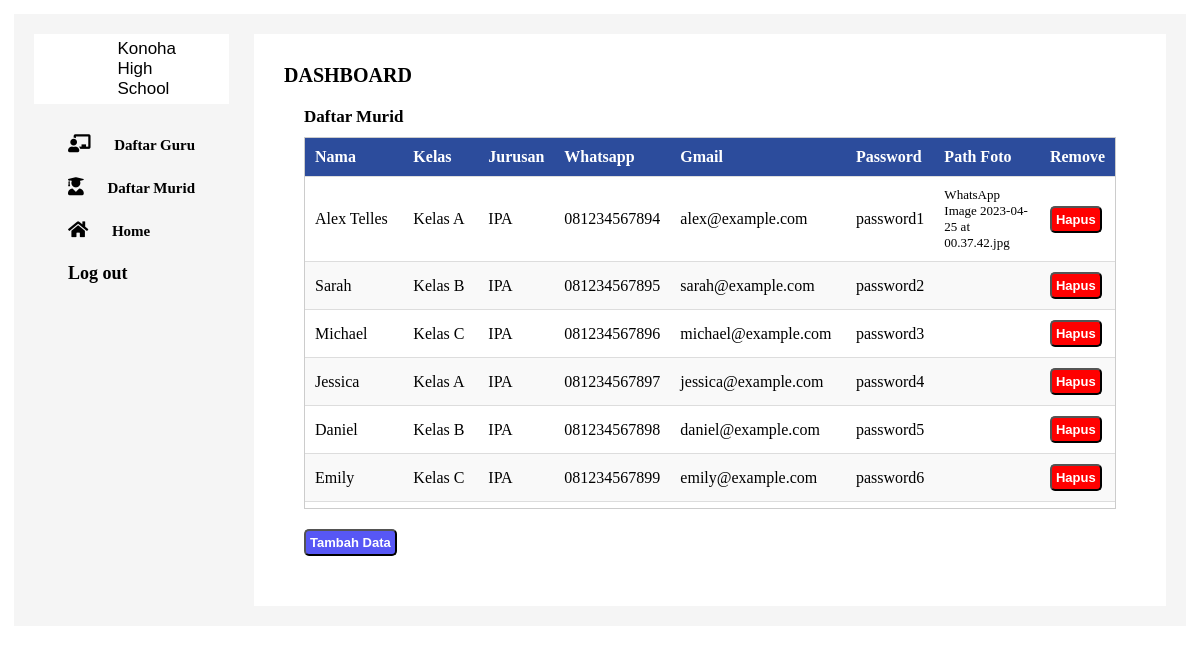
The page /dashboard/murid/index.php on the database its author committed.
### tables this page shows
CREATE TABLE `murid` (
  `id` int(11) NOT NULL,
  `nama` varchar(50) DEFAULT NULL,
  `kelas` varchar(20) DEFAULT NULL,
  `whatsapp` varchar(15) DEFAULT NULL,
  `email` varchar(50) DEFAULT NULL,
  `password` varchar(50) DEFAULT NULL,
  `jurusan` varchar(100) NOT NULL DEFAULT 'IPA',
  `foto` varchar(255) DEFAULT NULL
);

### dashboard/murid/index.php (the view, shortened to what this page needs)
<!DOCTYPE html>
<html lang="en">
  <head>
    <link rel="stylesheet" href="https://cdnjs.cloudflare.com/ajax/libs/font-awesome/5.15.4/css/all.min.css">
  </head>
  <body style="padding: 14px">
    <div
      style="
        display: flex;
        flex-direction: row;
        background-color: whitesmoke;
        gap: 25px;
        padding: 20px;
      "
    >
      <div
        style="
          width: 19%;
          align-items: center;
          display: flex;
          flex-direction: column;
        "
      >
        <div
          class="logo"
          style="
            display: flex;
            justify-content: center;
            align-items: center;
            margin-bottom: 20px;
            background-color: white;
            padding: 5px 30px;
          "
        >
          <div
            style="
              width: 60px;
              height: 60px;
              object-fit: cover;
              overflow: hidden;
            "
          >
          </div>
          <div
            style="
              display: flex;
              flex-direction: column;
              font-size: 17px;
              font-family: 'Trebuchet MS', sans-serif;
            "
          >
            <div>Konoha</div>
            <div>High School</div>
          </div>
        </div>
        <nav
          style="
            display: flex;
            gap: 15px;
            flex-direction: column;
            justify-content: center;
            align-items: center;
          "
        >
        <div style="display: flex;flex-direction: column;gap:4px">
          <i class='fas fa-chalkboard-teacher' style='font-size:18px'><span>
            <a href="../guru/index.php">Daftar Guru</a>
          </span></i>
          <i class='fas fa-user-graduate' style='font-size:18px'><span>
            <a href="index.php">Daftar Murid</a>
          </span></i>
          <i class="fa fa-home" style='font-size:18px'><span>
            <a href="../../home.php">Home</a>
          </span></i>
          <i class="fa fa-sign-out" style="font-size:18px">
            <a href="../../auth_logout.php">Log out</a>
          </i>
        </div>
        </nav>
      </div>
      <div style="background-color: white; width: 83%; padding: 30px">
        <div style="font-size: 20px; font-weight: bold">DASHBOARD</div>
        <div style="padding: 20px">
          <div style="font-size: 17px; font-weight: bold; margin-bottom: 10px">
            Daftar Murid
          </div>
          <div class="table-container">
            <table>
              <thead>
                <tr>
                  <th style="width: 200px;">Nama</th>
                  <th style="width: 150px;">Kelas</th>
                  <th>Jurusan</th>
                  <th>Whatsapp</th>
                  <th>Gmail</th>
                  <th>Password</th>
                  <th style="width: 200px;">Path Foto</th>
                  <th>Remove</th>
                </tr>
              </thead>
              <tbody id="table-body">
                <?php
                include "../../koneksi.php";
                $sql = "SELECT * FROM murid";
                $result = $conn->query($sql);
                if ($result->num_rows > 0) {
                    while($row = $result->fetch_assoc()) {
                ?>
                        <tr>
                            <td><a href="update.php?id=<?php echo $row["id"] ?>"><?= $row["nama"] ?></a></td>
                            <td><?= $row["kelas"] ?></td>
                            <td><?= $row["jurusan"] ?></td>
                            <td><?= $row["whatsapp"] ?></td>
                            <td><?= $row["email"] ?></td>
                            <td><?= $row["password"] ?></td>
                            <td style="font-size: 13px;"><?= $row["foto"] ?></td>
                            <td><button onclick="haddledelete(<?php echo $row['id']; ?>)">Hapus</button></td>
                        </tr>
                <?php
                    }
                } else {
                    echo "<tr><td colspan='7'>Tidak ada data guru</td></tr>";
                }
                ?>
              </tbody>
            </table>
          </div>
          <button style="margin-top: 20px;" onclick="window.location.href=`adddata.php`">Tambah Data</button>
        </div>
      </div>
    </div>
  </body>
</html>

### dashboard/murid/index.php (style rules this page uses)
body { font-family: Tahoma; margin: 0; padding: 0; }
.table-container { max-height: 370px; overflow-y: auto; overflow-x: hidden; border: 1px solid #ccc; }
table { width: 100%; border-collapse: collapse; }
table th, table td { padding: 10px; text-align: left; border-bottom: 1px solid #ddd; }
thead { color: white; background-color: #2c4c9c; font-weight: bold; position: sticky; top: 0; }
tbody tr:nth-child(even) { background-color: #f9f9f9; }
span { font-family: Tahoma; margin-left: 20px; font-size: 15px; }
button { padding: 4px; border-radius: 5px; background-color: rgb(87, 87, 245); color: white; font-weight: bold; font-size: small; cursor: pointer; }
table button { background-color: red; }
a { text-decoration: none; color: black; }
i { padding: 10px 20px; }

### rows shown on the page
murid: nama "Alex Telles", kelas "Kelas A", jurusan "IPA", whatsapp "081234567894", email "alex@example.com", password "password1", foto "WhatsApp Image 2023-04-25 at 00.37.42.jpg"
murid: nama "Sarah", kelas "Kelas B", jurusan "IPA", whatsapp "081234567895", email "sarah@example.com", password "password2"
murid: nama "Michael", kelas "Kelas C", jurusan "IPA", whatsapp "081234567896", email "michael@example.com", password "password3"
murid: nama "Jessica", kelas "Kelas A", jurusan "IPA", whatsapp "081234567897", email "jessica@example.com", password "password4"
murid: nama "Daniel", kelas "Kelas B", jurusan "IPA", whatsapp "081234567898", email "daniel@example.com", password "password5"
murid: nama "Emily", kelas "Kelas C", jurusan "IPA", whatsapp "081234567899", email "emily@example.com", password "password6"
